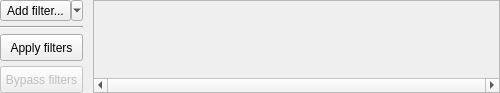
<?xml version="1.0" encoding="UTF-8"?>
<ui version="4.0">
 <class>FilterBar</class>
 <widget class="QWidget" name="FilterBar">
  <property name="geometry">
   <rect>
    <x>0</x>
    <y>0</y>
    <width>500</width>
    <height>93</height>
   </rect>
  </property>
  <property name="sizePolicy">
   <sizepolicy hsizetype="Preferred" vsizetype="Fixed">
    <horstretch>0</horstretch>
    <verstretch>0</verstretch>
   </sizepolicy>
  </property>
  <layout class="QHBoxLayout" name="ascentsFilterBarLayout" stretch="0,1">
   <property name="spacing">
    <number>10</number>
   </property>
   <property name="leftMargin">
    <number>0</number>
   </property>
   <property name="topMargin">
    <number>0</number>
   </property>
   <property name="rightMargin">
    <number>0</number>
   </property>
   <property name="bottomMargin">
    <number>0</number>
   </property>
   <item>
    <layout class="QVBoxLayout" name="filterControlButtonsLayout" stretch="0,0,1,1">
     <property name="spacing">
      <number>5</number>
     </property>
     <item>
      <widget class="QToolButton" name="addFilterButton">
       <property name="sizePolicy">
        <sizepolicy hsizetype="Minimum" vsizetype="Fixed">
         <horstretch>0</horstretch>
         <verstretch>0</verstretch>
        </sizepolicy>
       </property>
       <property name="text">
        <string>Add filter...</string>
       </property>
       <property name="popupMode">
        <enum>QToolButton::MenuButtonPopup</enum>
       </property>
       <property name="toolButtonStyle">
        <enum>Qt::ToolButtonTextBesideIcon</enum>
       </property>
      </widget>
     </item>
     <item>
      <widget class="Line" name="filterControlButtonsLine">
       <property name="orientation">
        <enum>Qt::Horizontal</enum>
       </property>
      </widget>
     </item>
     <item>
      <widget class="QPushButton" name="applyFiltersButton">
       <property name="sizePolicy">
        <sizepolicy hsizetype="Minimum" vsizetype="MinimumExpanding">
         <horstretch>0</horstretch>
         <verstretch>0</verstretch>
        </sizepolicy>
       </property>
       <property name="text">
        <string>Apply filters</string>
       </property>
      </widget>
     </item>
     <item>
      <widget class="QPushButton" name="clearFiltersButton">
       <property name="enabled">
        <bool>false</bool>
       </property>
       <property name="sizePolicy">
        <sizepolicy hsizetype="Minimum" vsizetype="MinimumExpanding">
         <horstretch>0</horstretch>
         <verstretch>0</verstretch>
        </sizepolicy>
       </property>
       <property name="text">
        <string>Bypass filters</string>
       </property>
      </widget>
     </item>
    </layout>
   </item>
   <item>
    <widget class="QScrollArea" name="filtersScrollArea">
     <property name="sizePolicy">
      <sizepolicy hsizetype="Expanding" vsizetype="Preferred">
       <horstretch>0</horstretch>
       <verstretch>0</verstretch>
      </sizepolicy>
     </property>
     <property name="verticalScrollBarPolicy">
      <enum>Qt::ScrollBarAlwaysOff</enum>
     </property>
     <property name="horizontalScrollBarPolicy">
      <enum>Qt::ScrollBarAlwaysOn</enum>
     </property>
     <property name="sizeAdjustPolicy">
      <enum>QAbstractScrollArea::AdjustToContents</enum>
     </property>
     <property name="widgetResizable">
      <bool>true</bool>
     </property>
     <property name="alignment">
      <set>Qt::AlignLeading|Qt::AlignLeft|Qt::AlignTop</set>
     </property>
     <widget class="QWidget" name="filtersScrollAreaWidget">
      <property name="geometry">
       <rect>
        <x>0</x>
        <y>0</y>
        <width>402</width>
        <height>77</height>
       </rect>
      </property>
      <layout class="QHBoxLayout" name="filtersScrollAreaLayout">
       <property name="spacing">
        <number>15</number>
       </property>
       <property name="sizeConstraint">
        <enum>QLayout::SetFixedSize</enum>
       </property>
       <property name="leftMargin">
        <number>5</number>
       </property>
       <property name="topMargin">
        <number>5</number>
       </property>
       <property name="rightMargin">
        <number>10</number>
       </property>
       <property name="bottomMargin">
        <number>5</number>
       </property>
      </layout>
     </widget>
    </widget>
   </item>
  </layout>
 </widget>
 <resources/>
 <connections/>
</ui>
